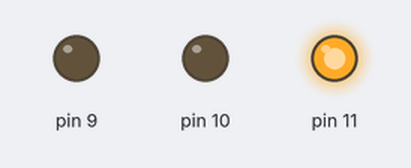
Recording of a sketch running on a simulated Arduino Uno, built with avr-gcc and run on an emulated ATmega328P. On the bench: output pins drawn as LEDs (lit = HIGH).

Above: at 0.5 s.
At 1.5 s:
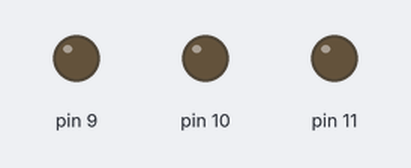
At 3.3 s:
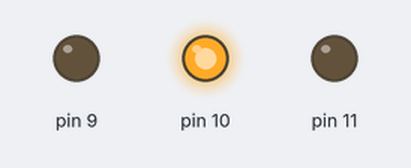
At 5.6 s:
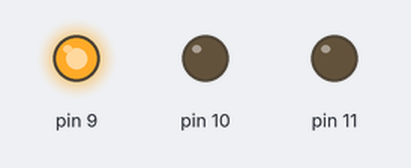
Timing chart, 0 to 8.3 s (numbered marks = the images above):
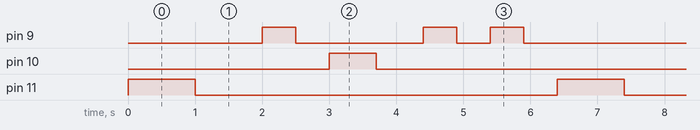

Measured:
- by itself, pin 9: repeats every 6.4 s: LOW 1.9 s, HIGH 0.50 s, LOW 0.50 s, HIGH 0.50 s, LOW 2.5 s, HIGH 0.50 s
- by itself, pin 10: alternates HIGH for 0.70 s and LOW for 5.7 s
- by itself, pin 11: alternates HIGH for 1.0 s and LOW for 5.4 s

The sketch:

incredible_gaaris_jofo1.ino
```cpp
// C++ code
//
void setup()
{
  pinMode(11, OUTPUT);
  pinMode(10, OUTPUT);
  pinMode(9, OUTPUT);

}

void loop()
{
  digitalWrite(11, HIGH);
  delay(1000); // aguarde 1000 millisecond(s) ligado
  digitalWrite(11, LOW);
  delay(1000); // aguarde 1000 millisecond(s) desligado
  digitalWrite(9, HIGH);
  delay(500); // aguarde 500 millisecond(s) ligado
  digitalWrite(9, LOW);
  delay(500); // aguarde 500 millisecond(s) desligado

  digitalWrite(10, HIGH);
  delay(700); // aguarde 700 millisecond(s) ligado
  digitalWrite(10, LOW);
  delay(700); // aguarde 700 millisecond(s) desligado

  digitalWrite(9, HIGH);
  delay(500); // aguarde 500 millisecond(s) ligado
  digitalWrite(9, LOW);
  delay(500); // aguarde 500 millisecond(s) desligado

  digitalWrite(9, HIGH);
  delay(500); // aguarde 500 millisecond(s) ligado
  digitalWrite(9, LOW);
  delay(500); // aguarde 500 millisecond(s) desligado
}
```
